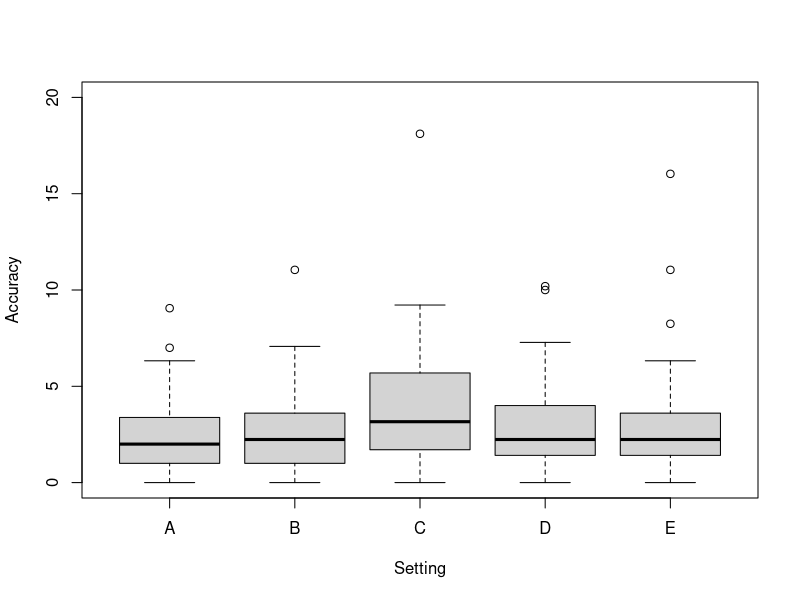

Here is the R script that generated this plot:
nb_wifi_bt <- read.csv("../csv/FILTERED_NB_WIFI_BT.csv",header=T,sep=",")
nb_wifi_bt <- t(nb_wifi_bt)

knn_wifi_bt <- read.csv("../csv/FILTERED_KNN_WIFI_BT.csv",header=T,sep=",")
knn_wifi_bt <- t(knn_wifi_bt)

rf_wifi_bt <- read.csv("../csv/FILTERED_RF_WIFI_BT.csv",header=T,sep=",")
rf_wifi_bt <- t(rf_wifi_bt)

nb_wifi <- read.csv("../csv/FILTERED_NB_WIFI.csv",header=T,sep=",")
nb_wifi <- t(nb_wifi)

first <- as.numeric(nb_wifi_bt[2,53:103])
second <- as.numeric(nb_wifi_bt[2,104:ncol(nb_wifi_bt)])
third <- as.numeric(knn_wifi_bt[2,53:103])
fourth <- as.numeric(rf_wifi_bt[2,104:ncol(rf_wifi_bt)])
fifth <- as.numeric(nb_wifi[2,53:103])

png("../img/FILTERED_TOP_5.png",500,300)
boxplot(first,second,third,fourth,fifth,
names=c("A","B","C","D","E"),ylim=c(0,20),xlab="Setting",ylab="Accuracy")
graphics.off()
